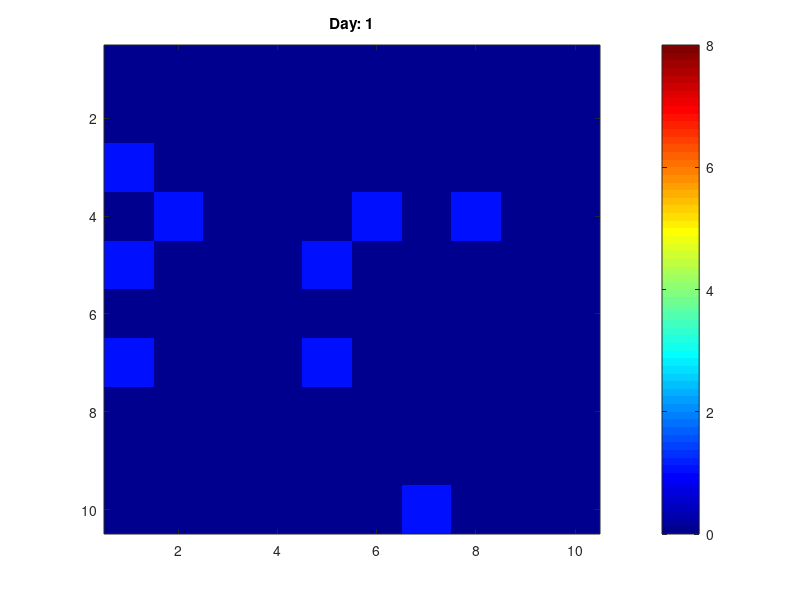

Write the MATLAB code that produced this figure. (Note: this script raises an error after producing the figure.)
% Jackson Prettyman, Matt Bass, Will Johnson
% May 10, 2021
% CA model of COVID infection accross a population

% figure dimensions
rows= 10; %number of rows 
cols = 10; %number of cols
x = 1:rows;
y = 1:cols; 

% simulation constants
days = 14; % number of days
number_iterations = days; % number of iterations 

% creating grid
cell_value = zeros(rows, cols);
cell_value_extend = zeros(rows + 2, cols + 2);
observation_period = {};
observation_period_extend = {};

% constants
length_of_infection = 2; % length in days that infection lasts
length_of_immunity = 5;
transmission_constant = .25; % chance a susceptible becomes infected ...
                             % when interacting with 1 infected
%cell states
%the different states being used based on their cell value. 
susceptible_state = 0;
recovered_state = 3;
infected_state = 1;

% neighbor function for use in infection simulation
% input: coordinates of grid extended
% output: odds of infection given number of infected around susceptible
probability_of_infection = @(x, y, cell_value_ex) ...
    ((transmission_constant) ...
    * ((cell_value_ex(x + 1, y) > susceptible_state ...
    && cell_value_ex(x + 1, y) < ...
    recovered_state) ...
    + (cell_value_ex(x - 1, y) > susceptible_state ...
    && cell_value_ex(x - 1, y) < ...
    recovered_state) ...
    + (cell_value_ex(x, y + 1) > susceptible_state ...
    && cell_value_ex(x, y + 1) < ...
    recovered_state) ...
    + (cell_value_ex(x, y - 1) > susceptible_state ...
    && cell_value_ex(x ,y - 1) < ...
    recovered_state)));

% initial population values
total_population = rows * cols; % total number of people

% initialization probabilities
probability_initially_susceptible = 0.9; % probability to start susceptible 

% initializing the grid and grid list
initial_infected = 0;
for j = x
    for k = y
        if rand > probability_initially_susceptible
            cell_value(j, k) = cell_value(j, k) + 1;
            initial_infected = initial_infected + 1;
        end
    end
end

cell_value_extend(2:rows + 1, 2:cols + 1) = cell_value;
observation_period{1} = cell_value;
observation_period_extend{1} = cell_value_extend;

% population arrays
susceptible_array = zeros(1, number_iterations);
susceptible_array(1) = total_population - initial_infected;
infected_array = zeros(1, number_iterations);
infected_array(1) = initial_infected;

for i = 2:number_iterations    
     cell_value = observation_period{i - 1};
     cell_value_extend = observation_period_extend{i - 1};
     for row = 2:rows + 1
         for col = 2:cols + 1
             if cell_value(row - 1, col - 1) == susceptible_state
                cell_value(row - 1, col - 1) = ...
                    cell_value(row - 1, col - 1) + (rand < ...
                    probability_of_infection(row, col, cell_value_extend));
             elseif cell_value(row - 1, col - 1) > susceptible_state && ...
                 cell_value(row - 1, col - 1) < recovered_state+ ...
                 length_of_immunity
                cell_value(row - 1, col - 1) = ...
                    cell_value(row - 1, col - 1) + 1;
                if cell_value(row - 1, col - 1) == recovered_state+...
                        length_of_immunity
                    cell_value(row - 1, col - 1) = susceptible_state;  
                end
             end
             %the following conditionals check values to implament graphs
             %for population tracking
             if cell_value(row - 1, col - 1) == susceptible_state
                 susceptible_array(i) = susceptible_array(i) + 1;
             elseif cell_value(row - 1, col - 1) > susceptible_state && ...
                     cell_value(row - 1, col - 1) < recovered_state
                 infected_array(i) = infected_array(i)+1;
             end
         end 
     end
     cell_value_extend(2:rows + 1, 2:cols + 1) = cell_value;
     observation_period{i} = cell_value;
     observation_period_extend{i} = cell_value_extend;
end






%Plotting the CA for each time step

upper_cv_bound = 8;
lower_cv_bound = 0;

%set the color map
set(groot,'DefaultFigureColormap',jet(64));
figure;
for i=1:1:number_iterations
    
    ca_model = observation_period{i};
   
    %Get max and mic cell value for the entire CA simulation
    
    imagesc(ca_model);
    caxis([lower_cv_bound,upper_cv_bound]);
    title(sprintf('Day: %d',i));
    cbh = colorbar();
    cbh.Ticks = linspace(0, 4, 1); 
    hold;
    axis equal; axis tight; axis xy;
    
    %wait to go onto next image
    fprintf('Waiting for any key to be pressed\n');
    w = waitforbuttonpress;

end
t = 1:number_iterations;
figure();
plot(t,infected_array, t, susceptible_array);
title("Number of infected and susceptable over the simulation");
xlabel("Days");
ylabel("Number of Infected People");
legend("Infected", "Susceptible");